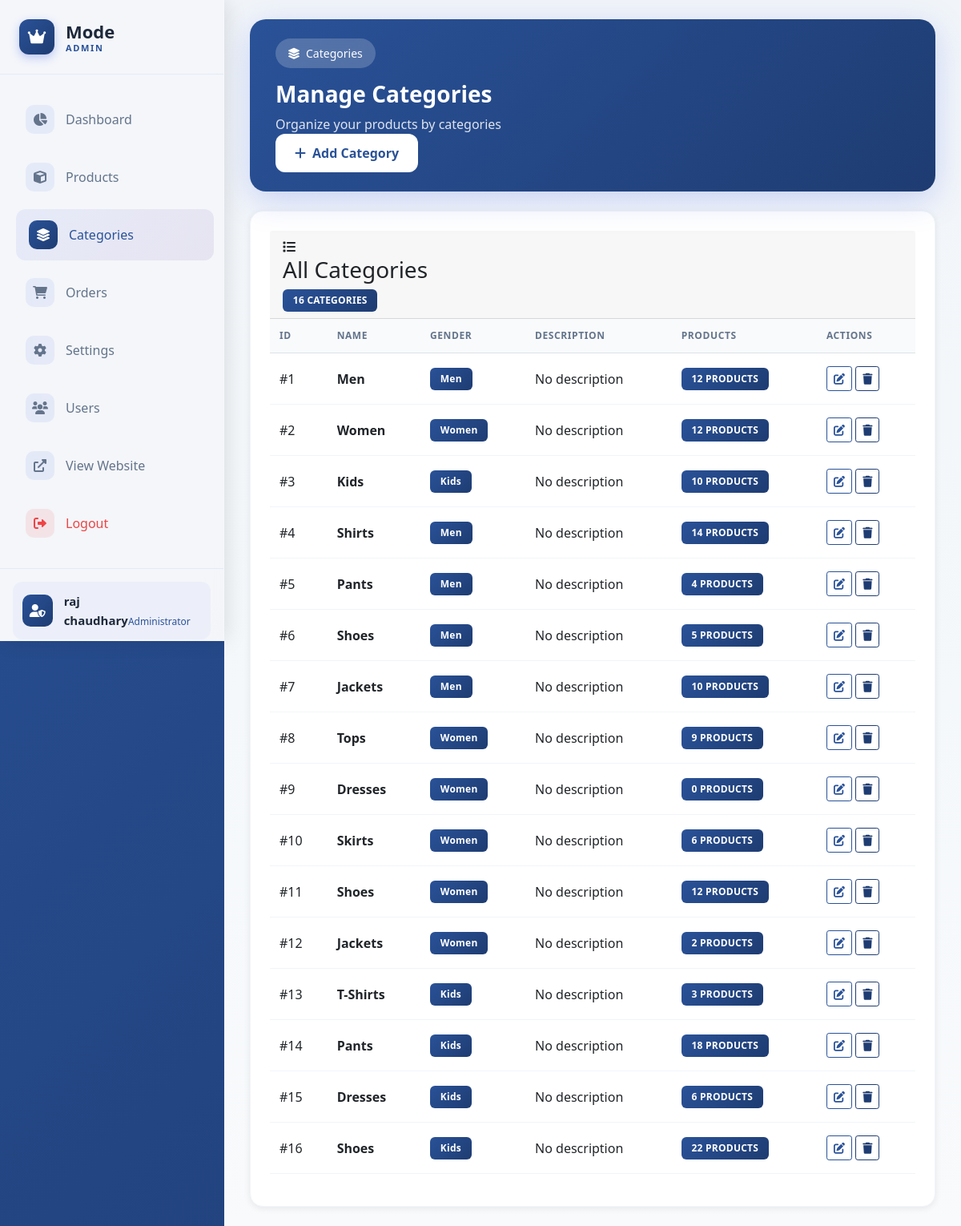
Page /admin/categories (signed in) on the committed database.
### models.py (models this page shows, shortened)
class Category(db.Model):
    id = db.Column(db.Integer, primary_key=True)
    name = db.Column(db.String(50), nullable=False)
    description = db.Column(db.Text)
    gender = db.Column(db.String(10), nullable=False)  # 'men', 'women', 'kids'
    products = db.relationship('Product', backref='category', lazy=True)

### admin/routes.py (the view)
@admin.route('/categories')
@admin_required
def categories():
    categories_list = Category.query.all()
    return render_template('admin/categories.html', title='Manage Categories', categories=categories_list)

### app.py (called while the page is built)
def admin_required(f):
    from functools import wraps
    @wraps(f)
    def decorated_function(*args, **kwargs):
        if 'user_id' not in session:
            flash('Please log in to access this page.', 'warning')
            return redirect(url_for('admin.admin_login', next=request.url))
        if not session.get('is_admin', False):
            flash('Admin access required.', 'danger')
            return redirect(url_for('admin.admin_login'))
        return f(*args, **kwargs)
    return decorated_function

### templates/admin/categories.html (shortened to what this page needs)
{% extends "base.html" %}
{% block content %}
<div class="admin-dashboard">
    <div class="admin-sidebar">
        <div class="sidebar-header">
            <div class="admin-logo">
                <div class="logo-icon"><i class="fas fa-crown"></i></div>
                <div class="logo-text"><span class="logo-main">Mode</span><span class="logo-sub">Admin</span></div>
            </div>
        </div>
        <nav class="sidebar-nav">
            <a href="{{ url_for('admin.dashboard') }}" class="nav-item"><div class="nav-icon"><i class="fas fa-chart-pie"></i></div><span>Dashboard</span></a>
            <a href="{{ url_for('admin.products') }}" class="nav-item"><div class="nav-icon"><i class="fas fa-cube"></i></div><span>Products</span></a>
            <a href="{{ url_for('admin.categories') }}" class="nav-item active"><div class="nav-icon"><i class="fas fa-layer-group"></i></div><span>Categories</span></a>
            <a href="{{ url_for('admin.orders') }}" class="nav-item"><div class="nav-icon"><i class="fas fa-shopping-cart"></i></div><span>Orders</span></a>
            <a href="{{ url_for('admin.settings') }}" class="nav-item"><div class="nav-icon"><i class="fas fa-cog"></i></div><span>Settings</span></a>
            <a href="{{ url_for('admin.users') }}" class="nav-item {% if request.endpoint == 'admin.users' %}active{% endif %}"><div class="nav-icon"><i class="fas fa-users"></i></div><span>Users</span></a>
            <a href="{{ url_for('main.home') }}" class="nav-item">
                <div class="nav-icon">
                    <i class="fas fa-external-link-alt"></i>
                </div>
                <span>View Website</span>
            </a>
            <a href="{{ url_for('admin.admin_logout') }}" class="nav-item logout">
                <div class="nav-icon">
                    <i class="fas fa-sign-out-alt"></i>
                </div>
                <span>Logout</span>
            </a>
        </nav>
        <div class="sidebar-footer">
            <div class="admin-profile">
                <div class="profile-avatar"><i class="fas fa-user-shield"></i></div>
                <div class="profile-info"><span class="profile-name">{{ session.username }}</span><span class="profile-role">Administrator</span></div>
            </div>
        </div>
    </div>
    <div class="admin-main">
        <div class="admin-header-section">
            <div class="header-content">
                <div class="header-left">
                    <div class="welcome-badge"><i class="fas fa-layer-group"></i><span>Categories</span></div>
                    <h1 class="main-title">Manage Categories</h1>
                    <p class="subtitle">Organize your products by categories</p>
                </div>
                <div class="header-right">
                    <a href="{{ url_for('admin.add_category') }}" class="btn btn-primary"><i class="fas fa-plus"></i> Add Category</a>
                </div>
            </div>
        </div>
        <div class="content-card">
            <div class="card-header">
                <div class="header-title">
                    <div class="title-icon"><i class="fas fa-list"></i></div>
                    <h3>All Categories</h3>
                </div>
                <span class="badge bg-secondary">{{ categories|length }} Categories</span>
            </div>
            <div class="table-responsive">
                <table class="table">
                    <thead><tr><th>ID</th><th>Name</th><th>Gender</th><th>Description</th><th>Products</th><th>Actions</th></tr></thead>
                    <tbody>
                        {% for category in categories %}
                        <tr>
                            <td>#{{ category.id }}</td>
                            <td><strong>{{ category.name }}</strong></td>
                            <td><span class="badge bg-info text-capitalize">{{ category.gender }}</span></td>
                            <td>{{ category.description or 'No description' }}</td>
                            <td><span class="badge bg-primary">{{ category.products|length }} products</span></td>
                            <td>
                                <a href="{{ url_for('admin.edit_category', category_id=category.id) }}" class="btn btn-sm btn-outline-primary">
                                    <i class="fas fa-edit"></i>
                                </a>
                                <form action="{{ url_for('admin.delete_category', category_id=category.id) }}" method="POST" class="d-inline" onsubmit="return confirm('Are you sure you want to delete this category?');">
                                    <button type="submit" class="btn btn-sm btn-outline-danger">
                                        <i class="fas fa-trash"></i>
                                    </button>
                                </form>
                            </td>
                        </tr>
                        {% else %}
                        <tr><td colspan="6" class="text-center py-4"><div class="empty-state"><i class="fas fa-folder-open"></i><p>No categories found</p><a href="{{ url_for('admin.add_category') }}" class="btn btn-primary">Add First Category</a></div></td></tr>
                        {% endfor %}
                    </tbody>
                </table>
            </div>
        </div>
    </div>
</div>
{% endblock %}

### templates/admin/categories.html (style rules this page uses)
.admin-dashboard { display:flex;min-height:100vh;background:linear-gradient(135deg,#2a5298 0%,#1e3c72 100%);font-family:'Segoe UI',system-ui,-apple-system,sans-serif; }
.admin-sidebar { width:280px;background:rgba(255,255,255,0.95);backdrop-filter:blur(20px);border-right:1px solid rgba(255,255,255,0.2);position:fixed;height:100vh;z-index:1000;display:flex;flex-direction:column;box-shadow:4px 0 24px rgba(0,0,0,0.1); }
.sidebar-header { padding:1.5rem;border-bottom:1px solid rgba(102,126,234,0.1);margin-bottom:0.5rem; }
.admin-logo { display:flex;align-items:center;gap:0.875rem; }
.logo-icon { width:44px;height:44px;background:linear-gradient(135deg,#2a5298,#1e3c72);border-radius:12px;display:flex;align-items:center;justify-content:center;color:white;font-size:1.25rem;box-shadow:0 4px 12px rgba(102,126,234,0.4);animation:pulse 2s infinite; }
.logo-text { display:flex;flex-direction:column;line-height:1.2; }
.logo-main { font-size:1.375rem;font-weight:700;color:#1e293b; }
.logo-sub { font-size:0.6875rem;color:#2a5298;font-weight:700;text-transform:uppercase;letter-spacing:0.15em; }
.sidebar-nav { padding:1rem;flex:1; }
.nav-item { display:flex;align-items:center;gap:0.875rem;padding:0.875rem 1rem;margin-bottom:0.5rem;color:#64748b;text-decoration:none;border-radius:12px;transition:all 0.3s ease; }
.nav-item:hover,.nav-item.active { background:linear-gradient(135deg,rgba(102,126,234,0.1),rgba(118,75,162,0.1));color:#2a5298;transform:translateX(4px); }
.nav-icon { width:36px;height:36px;border-radius:10px;background:rgba(102,126,234,0.1);display:flex;align-items:center;justify-content:center;font-size:1rem; }
.nav-item:hover .nav-icon,.nav-item.active .nav-icon { background:linear-gradient(135deg,#2a5298,#1e3c72);color:white; }
.admin-main { flex:1;margin-left:280px;padding:1.5rem 2rem;background:linear-gradient(180deg,#f1f5f9 0%,#f8fafc 100%);min-height:100vh; }
.admin-header-section { background:linear-gradient(135deg,#2a5298 0%,#1e3c72 100%);border-radius:20px;padding:1.5rem 2rem;margin-bottom:1.5rem;box-shadow:0 10px 40px rgba(102,126,234,0.3);position:relative;overflow:hidden;color:white; }
.main-title { font-size:1.75rem;font-weight:700;margin:0 0 0.5rem 0; }
.subtitle { color:rgba(255,255,255,0.85);font-size:1rem;margin:0; }
.welcome-badge { display:inline-flex;align-items:center;gap:0.5rem;background:rgba(255,255,255,0.2);color:white;padding:0.5rem 1rem;border-radius:50px;font-size:0.875rem;font-weight:500;margin-bottom:1rem;backdrop-filter:blur(10px); }
.btn-primary { background:white;color:#2a5298;border:none;padding:0.75rem 1.5rem;border-radius:12px;font-weight:600;text-decoration:none;display:inline-flex;align-items:center;gap:0.5rem;transition:all 0.3s ease; }
.content-card { background:white;border-radius:16px;padding:1.5rem;box-shadow:0 2px 8px rgba(0,0,0,0.08);border:1px solid #f1f5f9; }
.table { width:100%;border-collapse:separate;border-spacing:0; }
.table th { background:#f8fafc;color:#64748b;font-weight:600;font-size:0.75rem;text-transform:uppercase;letter-spacing:0.05em;padding:0.75rem;text-align:left; }
.table td { padding:1rem 0.75rem;border-bottom:1px solid #f1f5f9;vertical-align:middle; }
.badge { padding:0.5rem 0.8rem;border-radius:6px;font-weight:600;font-size:0.75rem;text-transform:uppercase;letter-spacing:0.02em;background:linear-gradient(135deg,#2a5298,#1e3c72)!important;color:white!important;border:none; }
.btn-outline-primary { border-color:#2a5298!important;color:#2a5298!important; }
.btn-outline-danger { border-color:#1e3c72!important;color:#1e3c72!important; }
.nav-item.logout { color:#ef4444!important; }
.nav-item.logout .nav-icon { background:rgba(239,68,68,0.1); }
.sidebar-footer { padding:1rem;border-top:1px solid rgba(102,126,234,0.1); }
.admin-profile { display:flex;align-items:center;gap:0.875rem;padding:0.75rem;background:rgba(102,126,234,0.05);border-radius:12px; }
.profile-avatar { width:40px;height:40px;background:linear-gradient(135deg,#2a5298,#1e3c72);border-radius:10px;display:flex;align-items:center;justify-content:center;color:white; }
.profile-name { font-weight:600;color:#1e293b;font-size:0.9375rem; }
.profile-role { font-size:0.75rem;color:#2a5298;font-weight:500; }
body { padding-top:0!important; }

### rows in the picture
Category: id "1", name "Men", gender "Men", description "No description", products|length "12"
Category: id "2", name "Women", gender "Women", description "No description", products|length "12"
Category: id "3", name "Kids", gender "Kids", description "No description", products|length "10"
Category: id "4", name "Shirts", gender "Men", description "No description", products|length "14"
Category: id "5", name "Pants", gender "Men", description "No description", products|length "4"
Category: id "6", name "Shoes", gender "Men", description "No description", products|length "5"
Category: id "7", name "Jackets", gender "Men", description "No description", products|length "10"
Category: id "8", name "Tops", gender "Women", description "No description", products|length "9"
Category: id "9", name "Dresses", gender "Women", description "No description", products|length "0"
Category: id "10", name "Skirts", gender "Women", description "No description", products|length "6"
Category: id "11", name "Shoes", gender "Women", description "No description", products|length "12"
Category: id "12", name "Jackets", gender "Women", description "No description", products|length "2"
Category: id "13", name "T-Shirts", gender "Kids", description "No description", products|length "3"
Category: id "14", name "Pants", gender "Kids", description "No description", products|length "18"
Category: id "15", name "Dresses", gender "Kids", description "No description", products|length "6"
Category: id "16", name "Shoes", gender "Kids", description "No description", products|length "22"

### other values in the picture
{{ session.username }} "raj chaudhary"
{{ categories|length }} "16"
